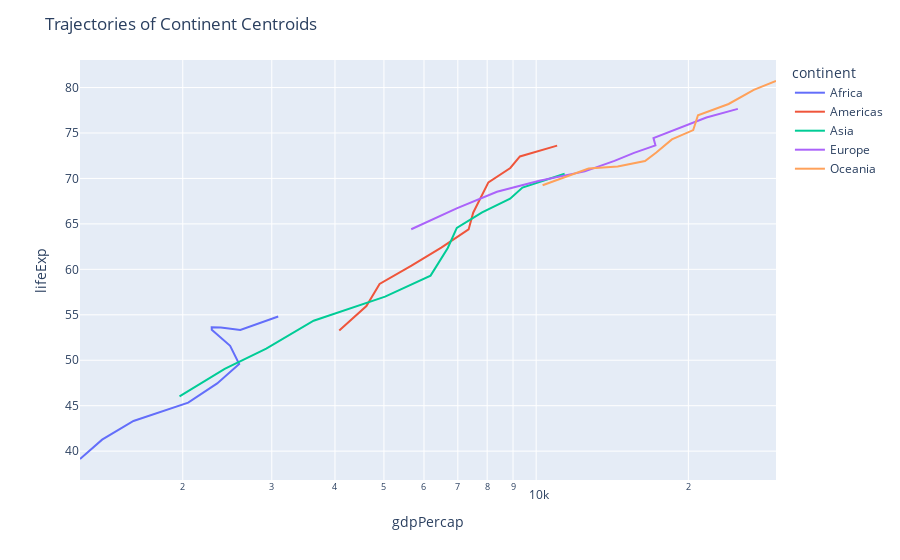

This figure's notebook cell:
### Markdown cell above
I am calculating below the average life expectancy and GDP per capita for all five continents and visualize those trajectories

### Code cell
tmp = (df[['year', 'continent', 'lifeExp', 'gdpPercap']]
       .groupby(['year', 'continent']).mean().reset_index()
) 


fig = px.line(tmp, x="gdpPercap", y="lifeExp", 
              color="continent", 
              log_x=True, 
              #text="year",
              )

fig.update_traces(textposition="bottom right")
fig.update_layout(title_text="Trajectories of Continent Centroids")
fig.show()

### Figure 1 — Plotly figure (JSON) as saved in the notebook; plotly's stock layout.template omitted (floating-point values rounded to 4 significant figures)
{"data": [{"hovertemplate": "continent=Africa<br>gdpPercap=%{x}<br>lifeExp=%{y}<extra></extra>", "legendgroup": "Africa", "line": {"color": "#636efa", "dash": "solid"}, "marker": {"symbol": "circle"}, "mode": "lines", "name": "Africa", "orientation": "v", "showlegend": true, "textposition": "bottom right", "type": "scatter", "x": [1253.0, 1385.0, 1598.0, 2050.0, 2340.0, 2586.0, 2482.0, 2283.0, 2282.0, 2379.0, 2599.0, 3089.0], "xaxis": "x", "y": [39.14, 41.27, 43.32, 45.33, 47.45, 49.58, 51.59, 53.34, 53.63, 53.6, 53.33, 54.81], "yaxis": "y"}, {"hovertemplate": "continent=Americas<br>gdpPercap=%{x}<br>lifeExp=%{y}<extra></extra>", "legendgroup": "Americas", "line": {"color": "#EF553B", "dash": "solid"}, "marker": {"symbol": "circle"}, "mode": "lines", "name": "Americas", "orientation": "v", "showlegend": true, "textposition": "bottom right", "type": "scatter", "x": [4079.0, 4616.0, 4902.0, 5668.0, 6491.0, 7352.0, 7507.0, 7793.0, 8045.0, 8889.0, 9288.0, 11000.0], "xaxis": "x", "y": [53.28, 55.96, 58.4, 60.41, 62.39, 64.39, 66.23, 68.09, 69.57, 71.15, 72.42, 73.61], "yaxis": "y"}, {"hovertemplate": "continent=Asia<br>gdpPercap=%{x}<br>lifeExp=%{y}<extra></extra>", "legendgroup": "Asia", "line": {"color": "#00cc96", "dash": "solid"}, "marker": {"symbol": "circle"}, "mode": "lines", "name": "Asia", "orientation": "v", "showlegend": true, "textposition": "bottom right", "type": "scatter", "x": [1971.0, 2421.0, 2925.0, 3630.0, 5026.0, 6183.0, 6687.0, 6967.0, 7818.0, 8882.0, 9395.0, 11380.0], "xaxis": "x", "y": [46.03, 49.05, 51.28, 54.35, 56.99, 59.31, 62.35, 64.56, 66.27, 67.77, 68.99, 70.51], "yaxis": "y"}, {"hovertemplate": "continent=Europe<br>gdpPercap=%{x}<br>lifeExp=%{y}<extra></extra>", "legendgroup": "Europe", "line": {"color": "#ab63fa", "dash": "solid"}, "marker": {"symbol": "circle"}, "mode": "lines", "name": "Europe", "orientation": "v", "showlegend": true, "textposition": "bottom right", "type": "scatter", "x": [5661.0, 6963.0, 8365.0, 10140.0, 12480.0, 14280.0, 15620.0, 17210.0, 17060.0, 19080.0, 21710.0, 25050.0], "xaxis": "x", "y": [64.41, 66.7, 68.54, 69.74, 70.78, 71.94, 72.81, 73.64, 74.44, 75.51, 76.7, 77.65], "yaxis": "y"}, {"hovertemplate": "continent=Oceania<br>gdpPercap=%{x}<br>lifeExp=%{y}<extra></extra>", "legendgroup": "Oceania", "line": {"color": "#FFA15A", "dash": "solid"}, "marker": {"symbol": "circle"}, "mode": "lines", "name": "Oceania", "orientation": "v", "showlegend": true, "textposition": "bottom right", "type": "scatter", "x": [10300.0, 11600.0, 12700.0, 14500.0, 16420.0, 17280.0, 18550.0, 20450.0, 20890.0, 24020.0, 26940.0, 29810.0], "xaxis": "x", "y": [69.25, 70.3, 71.09, 71.31, 71.91, 72.85, 74.29, 75.32, 76.94, 78.19, 79.74, 80.72], "yaxis": "y"}], "layout": {"legend": {"title": {"text": "continent"}, "tracegroupgap": 0}, "margin": {"t": 60}, "title": {"text": "Trajectories of Continent Centroids"}, "xaxis": {"anchor": "y", "domain": [0, 1], "title": {"text": "gdpPercap"}, "type": "log"}, "yaxis": {"anchor": "x", "domain": [0, 1], "title": {"text": "lifeExp"}}}}
